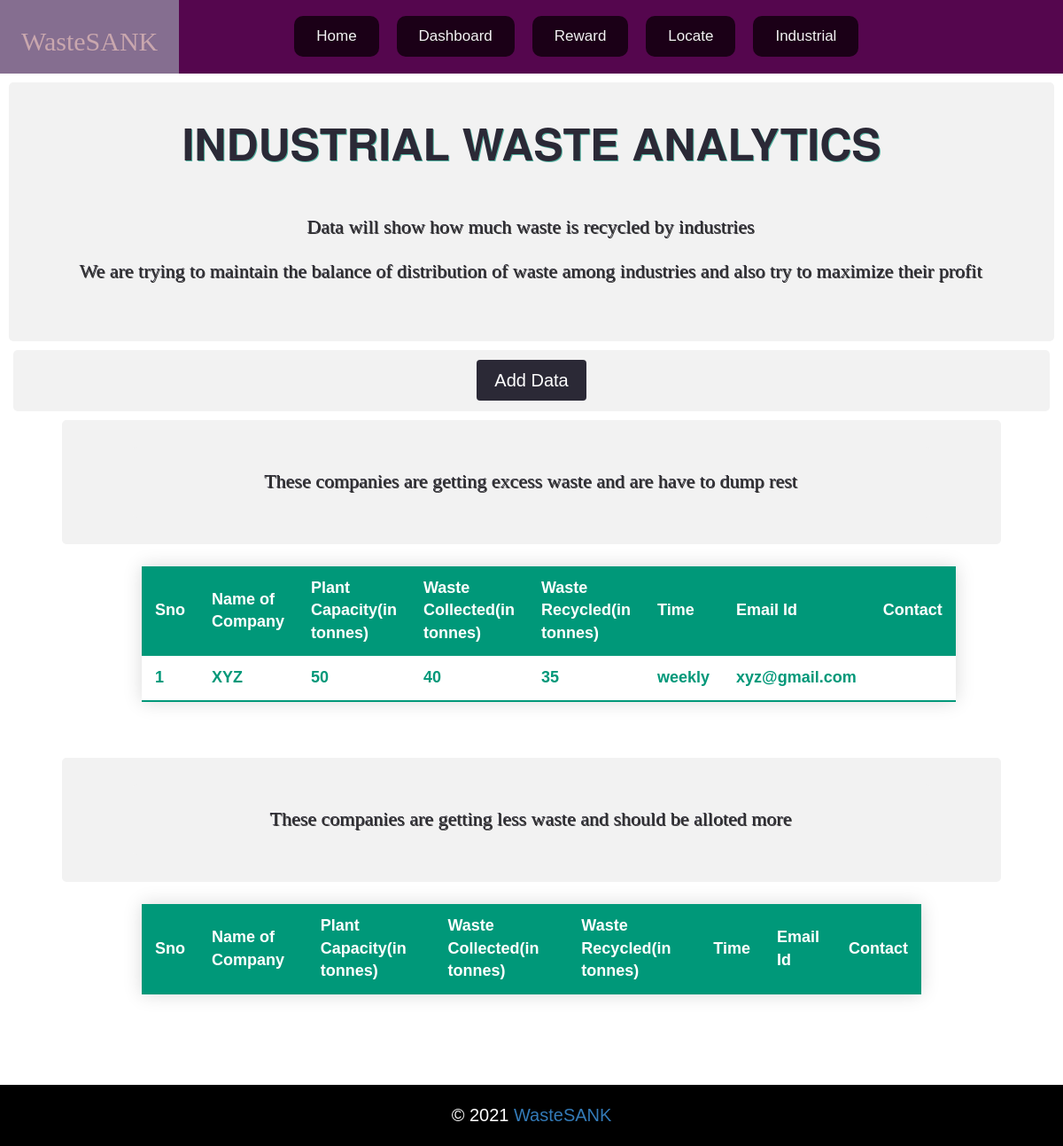
/industry, run on an earlier commit of the app's database.
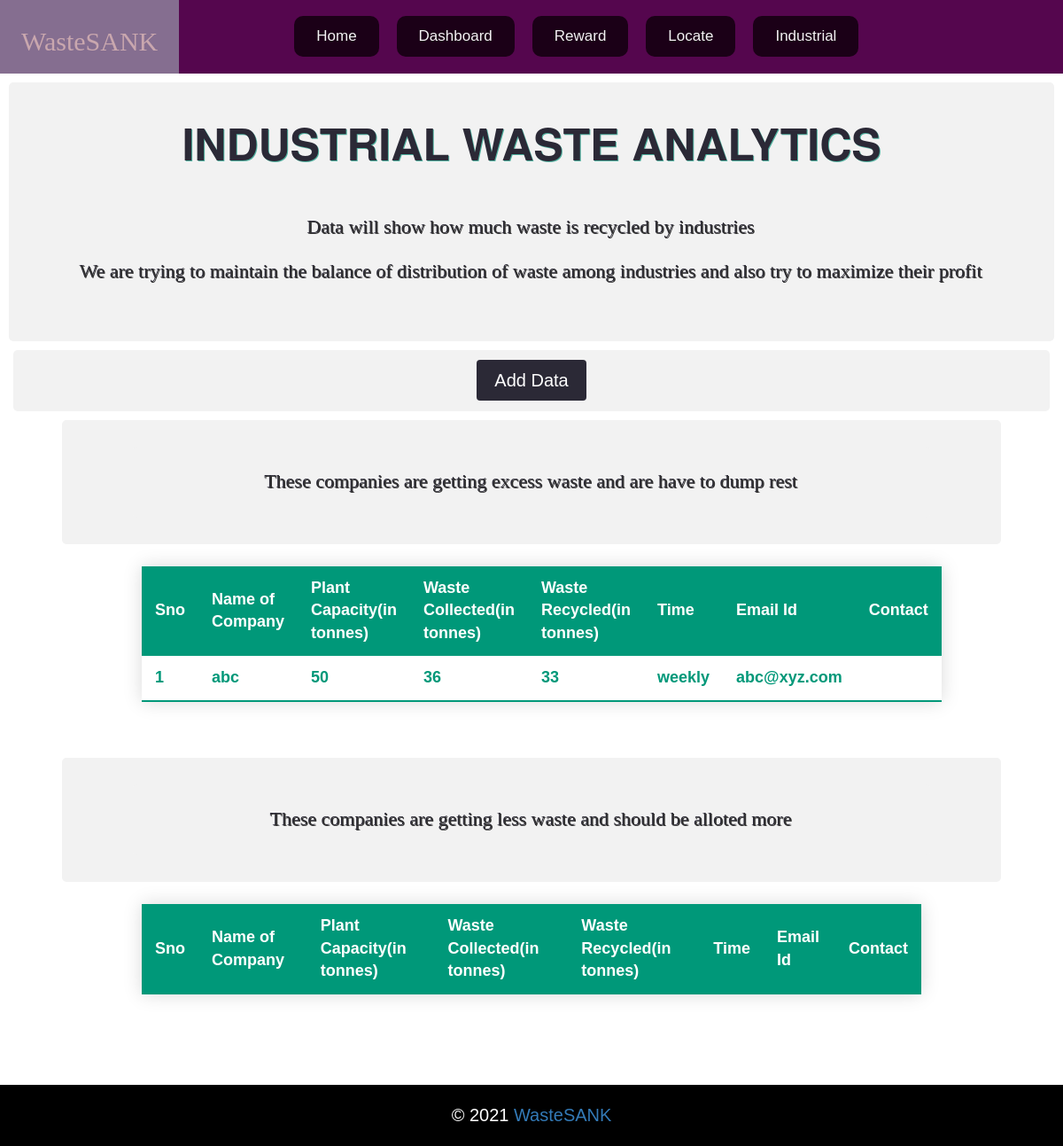
And on a later commit of the database.
### app.py (models this page shows)
class Industrydb(db.Model):
    sno=db.Column(db.Integer,primary_key=True)
    name=db.Column(db.String(50),nullable=False)
    plantcap=db.Column(db.Integer,nullable=False)
    waste_collected=db.Column(db.Integer,nullable=False)
    waste_recycled=db.Column(db.Integer,nullable=False)
    Time=db.Column(db.String(20),nullable=False)
    emailid=db.Column(db.String(50),nullable=False)
    phoneno=db.Column(db.Integer)

### app.py (the view, shortened to what this page needs)
@app.route('/industry',methods=['GET','POST'])
def industry():
   industry=Industrydb.query.all()
   return render_template('industry.html',industry=industry)

### templates/industry.html (shortened to what this page needs)
{% extends 'base.html' %}
{% block body %}
<section>
    <div class="goalbox" >
        <h1>Industrial Waste analytics</h1>
        <br>
        <p> Data will show how much waste is recycled by industries </p>
        <p >We are trying to maintain the balance of distribution of waste among industries and also try to maximize their profit</p>
        <br>
    </div>
    <div class="container text-center">
        <a href="/industryform" style="float: none;" class="but" >Add Data</a>
    </div>
    <div  class="centertable">
        <div class="goalbox">
        <p class="goalbox"> These companies are getting excess waste and are have to dump rest</p>
    </div>
            <table class="styled-table">
            <thead>
                <tr>
                    <th>Sno</th>
                    <th>Name of Company</th>
                    <th>Plant Capacity(in tonnes)</th>
                    <th>Waste Collected(in tonnes)</th>
                    <th>Waste Recycled(in tonnes)</th>
                    <th>Time</th>
                    <th>Email Id</th>
                    <th>Contact</th>
                </tr>
            </thead>
            <tbody>
                {% for x in industry %}
                <tr class="active-row">
                    {%if x.plantcap>x.waste_collected %}
                    <td>{{x.sno}}</td>
                    <td>{{x.name}}</td>
                    <td>{{x.plantcap}}</td>
                    <td>{{x.waste_collected}}</td>
                    <td>{{x.waste_recycled}}</td>
                    <td>{{x.Time}}</td>
                    <td>{{x.emailid}}</td>
                    <td>{{x.phoneno}}</td>
                    </tr>
                    {% endif %}
                    {% endfor %}
            </tbody>
        </table>
    </div>
<br>
    <div  class="centertable">
        <div class="goalbox">
        <p class="goalbox"> These companies are getting less waste and should be alloted more</p>
    </div>
            <table class="styled-table">
            <thead>
                <tr>
                    <th>Sno</th>
                    <th>Name of Company</th>
                    <th>Plant Capacity(in tonnes)</th>
                    <th>Waste Collected(in tonnes)</th>
                    <th>Waste Recycled(in tonnes)</th>
                    <th>Time</th>
                    <th>Email Id</th>
                    <th>Contact</th>
                </tr>
            </thead>
        </table>
    </div>
    {% endblock body %}

What changed in the data, as far as the page shows it:
changed Industrydb "weekly": name "XYZ" → "abc"; waste_collected "40" → "36"; waste_recycled "35" → "33"; emailid "xyz@gmail.com" → "abc@xyz.com"
